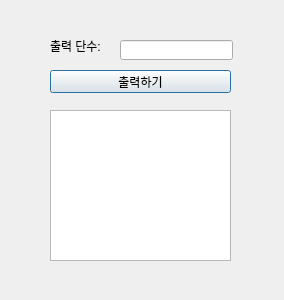
<?xml version="1.0" encoding="UTF-8"?>
<ui version="4.0">
 <class>Dialog</class>
 <widget class="QDialog" name="Dialog">
  <property name="geometry">
   <rect>
    <x>0</x>
    <y>0</y>
    <width>284</width>
    <height>300</height>
   </rect>
  </property>
  <property name="windowTitle">
   <string>Dialog</string>
  </property>
  <widget class="QLabel" name="lbl">
   <property name="geometry">
    <rect>
     <x>50</x>
     <y>40</y>
     <width>56</width>
     <height>12</height>
    </rect>
   </property>
   <property name="text">
    <string>출력 단수:</string>
   </property>
  </widget>
  <widget class="QLineEdit" name="le">
   <property name="geometry">
    <rect>
     <x>120</x>
     <y>40</y>
     <width>113</width>
     <height>20</height>
    </rect>
   </property>
  </widget>
  <widget class="QPushButton" name="pb">
   <property name="geometry">
    <rect>
     <x>50</x>
     <y>70</y>
     <width>181</width>
     <height>23</height>
    </rect>
   </property>
   <property name="text">
    <string>출력하기</string>
   </property>
  </widget>
  <widget class="QTextEdit" name="te">
   <property name="geometry">
    <rect>
     <x>50</x>
     <y>110</y>
     <width>181</width>
     <height>151</height>
    </rect>
   </property>
  </widget>
 </widget>
 <resources/>
 <connections/>
</ui>
